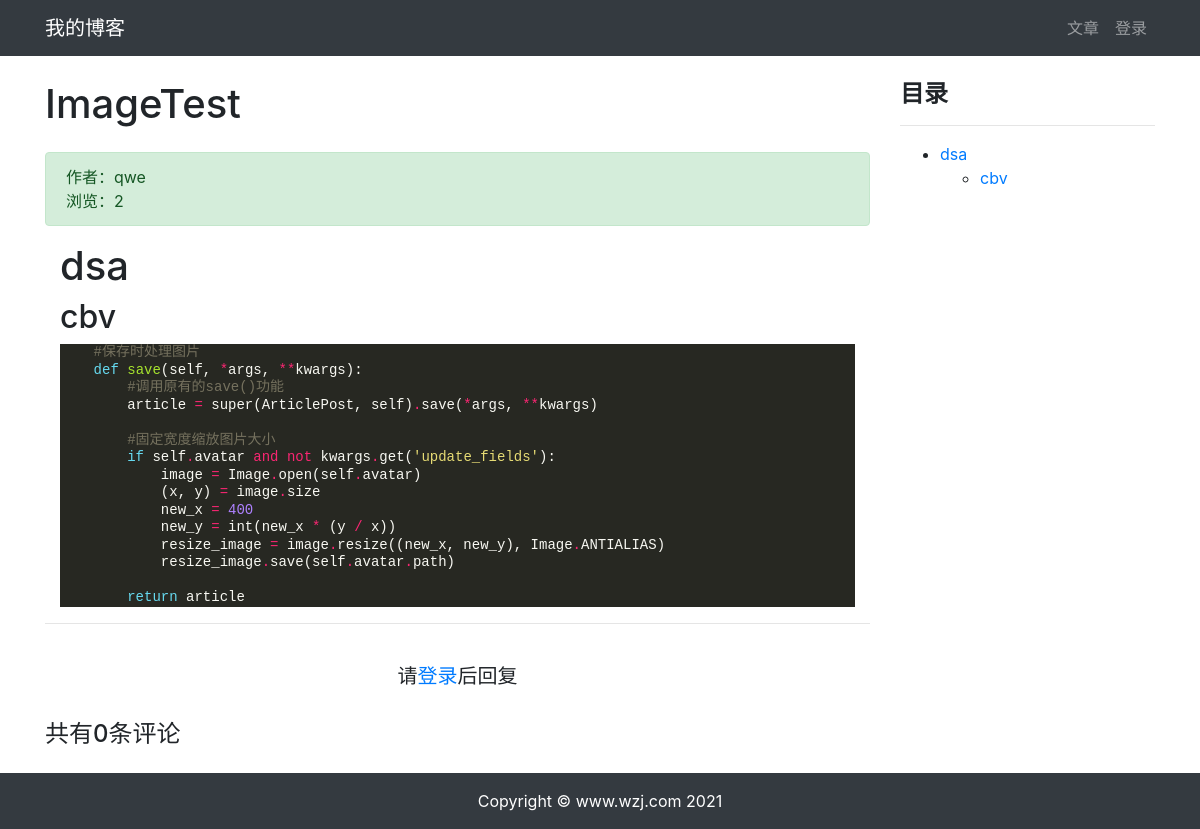
/article/article-detail/22, run on the app's committed database.
### article/models.py (models this page shows, shortened)
class ArticlePost(models.Model):
    column = models.ForeignKey(
        ArticleColumn,
        null=True,
        blank=True,
        on_delete=models.CASCADE,
        related_name='article',
    )
    avatar = models.ImageField(upload_to='article/%Y%m%d', blank=True)
    def save(self, *args, **kwargs):
        article = super(ArticlePost, self).save(*args, **kwargs)
        return article
    author = models.ForeignKey(User, on_delete=models.CASCADE)
    title = models.CharField(max_length=100)
    body = models.TextField()
    created = models.DateTimeField(default=timezone.now)
    updated = models.DateTimeField(auto_now=True)
    total_views = models.PositiveIntegerField(default=0)
    tags = TaggableManager(blank=True)
    class Meta:
        ordering = ('-created',)

### article/views.py (the view)
# urls.py: path('article-detail/<int:id>', views.article_detail, name='article_detail'),
def article_detail(request, id):
    article = ArticlePost.objects.get(id=id)
    comments = Comment.objects.filter(article=id)
    article.total_views += 1
    article.save(update_fields=['total_views'])
    md = markdown.Markdown(
        extensions=[
            'markdown.extensions.extra',
            'markdown.extensions.codehilite',
            'markdown.extensions.toc',
        ]
    )
    article.body = md.convert(article.body)
    context = {'article': article, 'toc': md.toc, 'comments': comments}
    return render(request, 'article/detail.html', context)

### templates/article/detail.html (shortened to what this page needs)
{% extends "base.html" %}
{% load staticfiles %}
{% block content %}
<div class="container">
    <div class="row">
        <div class="col-9">
            <h1 class="mt-4 mb-4">{{ article.title }}</h1>
            <div class="alert alert-success">
                <div>
                    作者：{{ article.author }}
                </div>
                <div>浏览：{{ article.total_views }}</div>
            </div>
            <div class="col-12">
                <p>{{ article.body|safe }}</p>
            </div>
            <hr>
            {% if user.is_authenticated %}
                <div>
                    <form
                        action="{% url 'comment:post_comment' article.id %}"
                        method="POST"
                    >
                    {% csrf_token %}
                        <div class="form-group">
                            <label for="body">
                                <strong>
                                    我也要发言：
                                </strong>
                            </label>
                            <textarea
                                type="text"
                                class="form-control"
                                id="body"
                                name="body"
                                rows="2"></textarea>
                        </div>
                        <button type="submit" class="btn btn-primary ">发送</button>
                    </form>
                </div>
                <br>
            {% else %}
                <br>
                <h5 class="row justify-content-center">
                    请<a href="{% url 'userprofile:login' %}">登录</a>后回复
                </h5>
                <br>
            {% endif %}
            <h4>共有{{ comments.count }}条评论</h4>
        </div>
        <div class="col-3 mt-4">
            <h4><strong>目录</strong></h4>
            <hr>
            <div>
                {{ toc|safe }}
            </div>
        </div>
    </div>
</div>
{% endblock content %}

### static/md_css/monokai.css (style rules this page uses)
pre { line-height: 125%; }
.codehilite { background: #272822; color: #f8f8f2 }
.codehilite .k { color: #66d9ef }
.codehilite .n { color: #f8f8f2 }
.codehilite .o { color: #f92672 }
.codehilite .p { color: #f8f8f2 }
.codehilite .c1 { color: #75715e }
.codehilite .nb { color: #f8f8f2 }
.codehilite .nf { color: #a6e22e }
.codehilite .ow { color: #f92672 }
.codehilite .w { color: #f8f8f2 }
.codehilite .mi { color: #ae81ff }
.codehilite .s1 { color: #e6db74 }
.codehilite .bp { color: #f8f8f2 }

### data on the page
ArticlePost: title "ImageTest", author "qwe", total_views "2", body "dsa cbv #保存时处理图片 def save ( self , * args , ** kwargs ): #调用原有的save()功能 article = super ( ArticlePost , self ) . save ( * args , ** kwargs ) #固定宽度缩放图片大小 if self . avatar and not kwargs . get ( 'update_fields' ): image = Image . open ( self . avatar ) ( x , y ) = image . size new_x = 400 new_y = int ( new_x * ( y / x )) resize_image = image . resize (( new_x , new_y ), Image . ANTIALIAS ) resize_image . save ( self . avatar . path ) return article"

### other printed values
{{ comments.count }} "0"
{{ toc|safe }} "dsa cbv"
